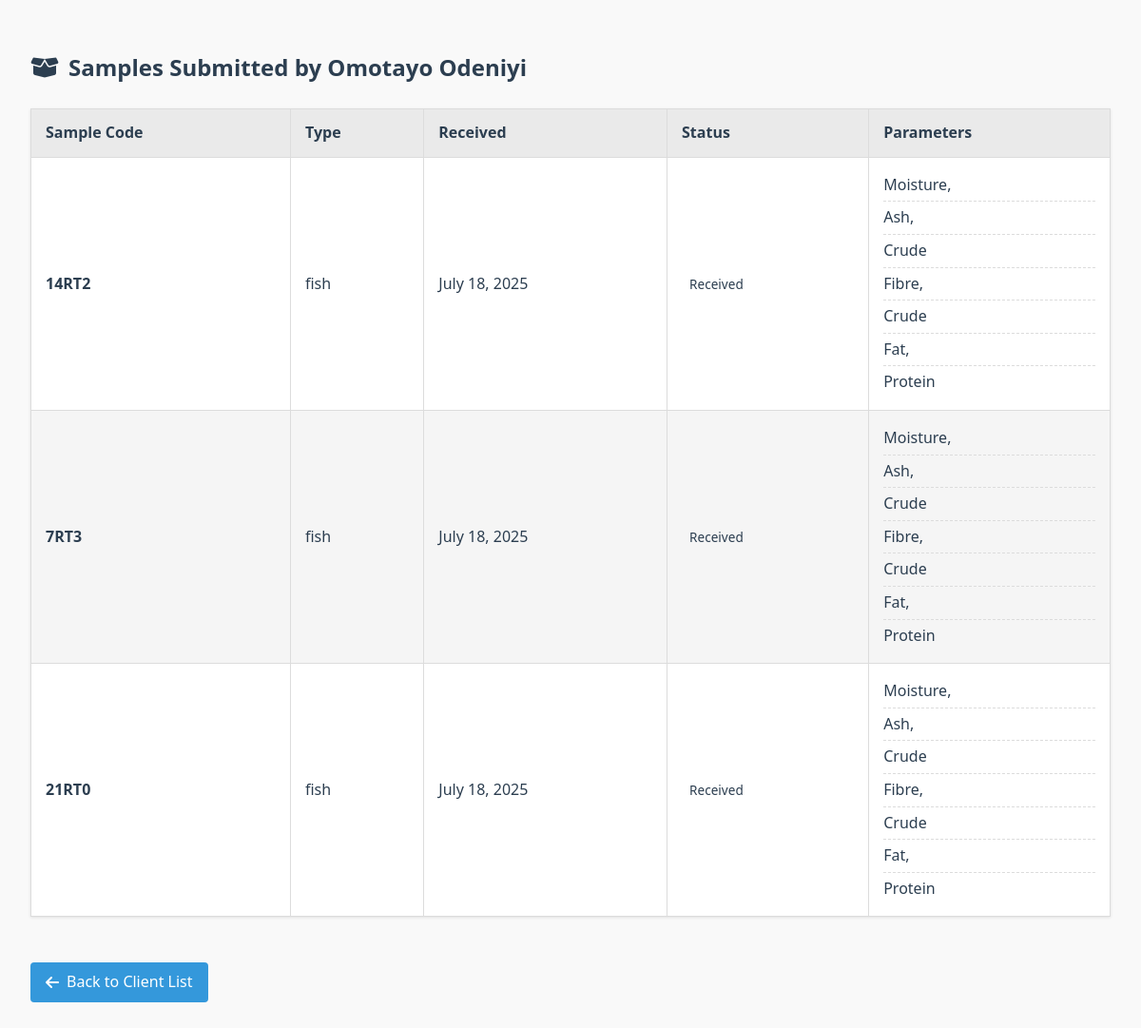
Screenshot of /clients/16/samples/ with the database file from the repository.
### lims/models/client.py (models this page shows, shortened)
class Client(models.Model):
    client_id = models.CharField(max_length=20, unique=True)
    name = models.CharField(max_length=100)
    organization = models.CharField(max_length=150)
    email = models.EmailField()
    phone = models.CharField(max_length=20)
    address = models.TextField()
    token = models.CharField(max_length=20, unique=True, blank=True)
    created = models.DateTimeField(auto_now_add=True)
    coa_released = models.BooleanField(default=False)
    summary_text = models.TextField(blank=True, null=True)
    summary_confirmed = models.BooleanField(default=False)

### lims/models/sample.py (models this page shows)
class Sample(models.Model):
    client = models.ForeignKey(Client, on_delete=models.CASCADE)
    sample_code = models.CharField(max_length=50)
    sample_type = models.CharField(max_length=100)
    weight = models.DecimalField(max_digits=6, decimal_places=2)
    temperature = models.DecimalField(max_digits=5, decimal_places=2, null=True, blank=True)
    humidity = models.DecimalField(max_digits=5, decimal_places=2, null=True, blank=True)
    status = models.CharField(max_length=20, choices=SampleStatus.choices, default=SampleStatus.RECEIVED)
    received_date = models.DateField(auto_now_add=True)
    verified_at = models.DateTimeField(null=True, blank=True)
    coa_released = models.BooleanField(default=False)
    manager_comment = models.TextField(blank=True, null=True)

### lims/views/clerk_views.py (the view)
# urls.py: path('clients/<int:client_id>/samples/', views.view_client_samples, name='view_client_samples'),
def view_client_samples(request, client_id):
    client = get_object_or_404(Client, id=client_id)
    samples = Sample.objects.filter(client=client).exclude(sample_type='QC').prefetch_related(
        Prefetch('testassignment_set__parameter'),
        Prefetch('testassignment_set__testresult')
    ).order_by('-received_date')
    for sample in samples:
        assignments = sample.testassignment_set.all()
        sample.parameter_names = ", ".join(
            [a.parameter.name for a in assignments if a.parameter]
        ) or "—"
        sample.result_values = ", ".join(
            [str(a.testresult.value) for a in assignments if hasattr(a, 'testresult') and a.testresult and a.testresult.value is not None]
        ) or "—"
    return render(request, "lims/clerk/client_samples.html", {
        "client": client,
        "samples": samples
    })

### lims/templates/lims/clerk/client_samples.html (shortened to what this page needs)
<!DOCTYPE html>
<html lang="en">
<head>
  <link rel="stylesheet" href="https://cdnjs.cloudflare.com/ajax/libs/font-awesome/6.4.0/css/all.min.css">
</head>
<body>
  <h2><i class="fas fa-box-open"></i> Samples Submitted by {{ client.name }}</h2>
  {% if samples %}
    <table>
      <thead>
        <tr>
          <th>Sample Code</th>
          <th>Type</th>
          <th>Received</th>
          <th>Status</th>
          <th>Parameters</th>
        </tr>
      </thead>
      <tbody>
        {% for sample in samples %}
          <tr>
            <td><strong>{{ sample.sample_code }}</strong></td>
            <td>{{ sample.sample_type }}</td>
            <td>{{ sample.received_date }}</td>
            <td>
              <span class="status-badge status-{{ sample.get_status_display|lower|cut:' ' }}">
                {{ sample.get_status_display }}
              </span>
            </td>
            <td>
              {% if sample.parameter_names %}
                <ul class="parameter-list">
                  {% for param in sample.parameter_names.split %}
                    <li>{{ param }}</li>
                  {% endfor %}
                </ul>
              {% else %}
                <span style="color: var(--dark-gray);">—</span>
              {% endif %}
            </td>
          </tr>
        {% endfor %}
      </tbody>
    </table>
  {% else %}
    <div class="empty-state">
      <p><i class="fas fa-box-open" style="font-size: 2rem; color: var(--dark-gray);"></i></p>
      <p>No samples found for this client.</p>
    </div>
  {% endif %}
  <a href="{% url 'view_all_clients' %}" class="back-btn">
    <i class="fas fa-arrow-left"></i> Back to Client List
  </a>
</body>
</html>

### lims/templates/lims/clerk/client_samples.html (style rules this page uses)
:root { --primary: #3498db; --primary-dark: #2980b9; --success: #27ae60; --warning: #f39c12; --danger: #e74c3c; --light-gray: #f5f5f5; --medium-gray: #eaeaea; --dark-gray: #7f8c8d; --text: #2c3e50; --border: #dcdcdc; }
body { font-family: 'Segoe UI', Tahoma, Geneva, Verdana, sans-serif; line-height: 1.6; color: var(--text); background-color: #f9f9f9; padding: 2rem; max-width: 1200px; margin: 0 auto; }
h2 { color: var(--text); margin-bottom: 1.5rem; display: flex; align-items: center; gap: 10px; }
.back-btn { display: inline-flex; align-items: center; gap: 8px; padding: 8px 16px; background-color: var(--primary); color: white; text-decoration: none; border-radius: 4px; margin-top: 1.5rem; transition: all 0.2s ease; }
table { width: 100%; border-collapse: collapse; margin: 1.5rem 0; box-shadow: 0 1px 3px rgba(0,0,0,0.1); background: white; }
th, td { padding: 12px 15px; border: 1px solid var(--border); text-align: left; }
th { background: var(--medium-gray); font-weight: 600; position: sticky; top: 0; }
tr:nth-child(even) { background-color: var(--light-gray); }
.status-badge { display: inline-block; padding: 4px 8px; border-radius: 4px; font-size: 0.85em; font-weight: 500; }
.parameter-list { list-style-type: none; padding-left: 0; margin: 0; }
.parameter-list li { padding: 4px 0; }
.parameter-list li:not(:last-child) { border-bottom: 1px dashed var(--border); }

### rows the page displays
Client: name "Omotayo Odeniyi"
Sample: sample_code "14RT2", sample_type "fish", received_date "July 18, 2025", status "Received", split "Moisture," "Ash," "Crude" "Fibre," "Crude" "Fat," "Protein"
Sample: sample_code "7RT3", sample_type "fish", received_date "July 18, 2025", status "Received", split "Moisture," "Ash," "Crude" "Fibre," "Crude" "Fat," "Protein"
Sample: sample_code "21RT0", sample_type "fish", received_date "July 18, 2025", status "Received", split "Moisture," "Ash," "Crude" "Fibre," "Crude" "Fat," "Protein"
